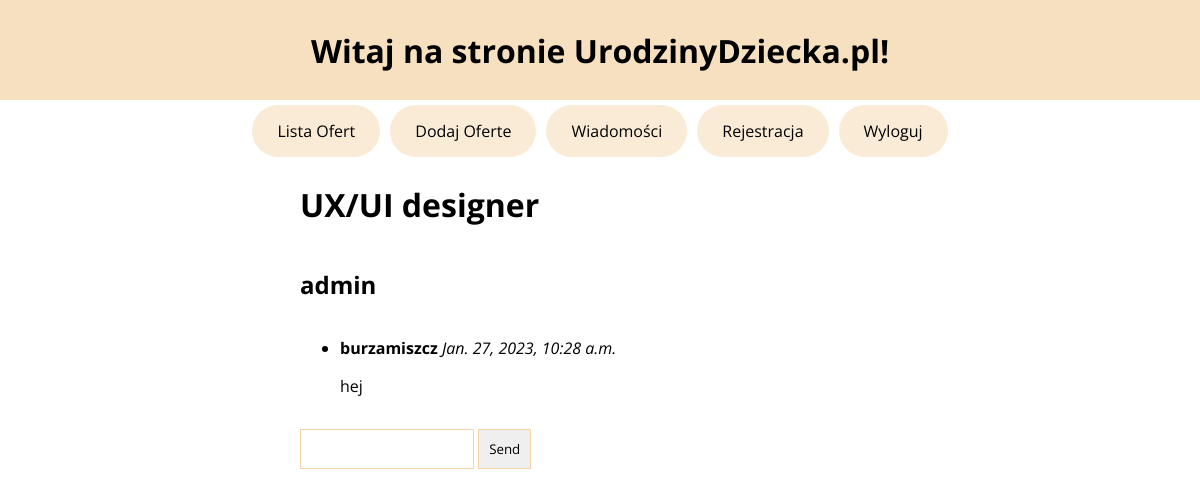
Screenshot of /conversation/admin/4 (signed in) with the database file from the repository.
### main/models.py (models this page shows, shortened)
class Ad(models.Model):
    username = models.ForeignKey(User, on_delete=models.CASCADE)
    name = models.CharField(max_length=150)
    text = models.TextField(max_length=800)
    def __str__(self):
        return self.name

class Message(models.Model):
    sender = models.ForeignKey(User, on_delete=models.CASCADE, related_name='sender')
    receiver = models.ForeignKey(User, on_delete=models.CASCADE, related_name='receiver')
    message_text = models.TextField()
    created_at = models.DateTimeField(auto_now_add=True)
    offer = models.ForeignKey(Ad, on_delete=models.CASCADE)

### main/views.py (the view)
# urls.py: path('conversation/<str:receiver_username>/<adId>', views.conversation, name='conversation'),
@login_required
def conversation(request, receiver_username, adId):
    user = request.user
    offer = Ad.objects.get(id=adId)
    if request.method == 'POST':
        message_text = request.POST.get('message_text')
        receiver = User.objects.get(username=receiver_username)
        Message.objects.create(sender=user, receiver=receiver, message_text=message_text, offer = offer)
    messages = Message.objects.filter(Q(sender=user, receiver__username=receiver_username, offer=adId) | Q(sender__username=receiver_username, receiver=user, offer=adId))
    messages = messages.order_by('-created_at')
    context = {'messages': messages, 'receiver_username': receiver_username, 'offer': offer}
    print(messages)
    return render(request, 'main/conversation.html', context)

### main/templates/main/conversation.html (shortened to what this page needs)
{% extends 'main/base.html' %}
{% block content %}
<h1>{{offer}}</h1>
<h2>{{ receiver_username }}</h2>
<ul>
    {% for message in messages %}
    <li>
        <strong>{{ message.sender.username }}</strong>
        <em>{{ message.created_at }}</em>
        <p>{{ message.message_text }}</p>
    </li>
    {% endfor %}
</ul>
<form method="POST">
    <input type="text" name="message_text">
    <input type="submit" value="Send">
</form>
{% endblock content %}

### main/static/style.css (style rules this page uses)
* { font-family: "Open Sans", sans-serif; }
body { margin: 0px; }
h1 { color: black; }
.register-section input { border: 1px solid rgb(243, 213, 168); padding: 10px; transition: .5s ease background-color; }

### rows the page displays
Ad: name "UX/UI designer"
Message: sender.username "burzamiszcz", created_at "Jan. 27, 2023, 10:28 a.m.", message_text "hej"

### other values shown
{{ receiver_username }} "admin"
